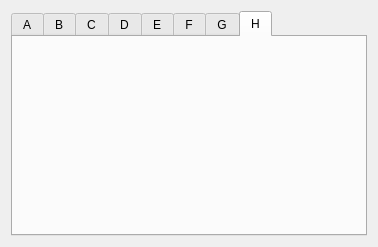
<?xml version="1.0" encoding="UTF-8"?>
<ui version="4.0">
 <class>EFrame</class>
 <widget class="QEFrame" name="EFrame">
  <property name="geometry">
   <rect>
    <x>0</x>
    <y>0</y>
    <width>378</width>
    <height>247</height>
   </rect>
  </property>
  <property name="windowTitle">
   <string>SSI Encoder</string>
  </property>
  <layout class="QVBoxLayout" name="verticalLayout">
   <item>
    <widget class="QTabWidget" name="tabWidget">
     <property name="currentIndex">
      <number>7</number>
     </property>
     <widget class="QWidget" name="tab">
      <attribute name="title">
       <string>A</string>
      </attribute>
      <layout class="QVBoxLayout" name="verticalLayout_2">
       <item>
        <widget class="QEForm" name="qeform">
         <property name="uiFile" stdset="0">
          <string>galil_motor_ssi.ui</string>
         </property>
         <property name="variableSubstitutions" stdset="0">
          <string>M=$(M1)</string>
         </property>
        </widget>
       </item>
      </layout>
     </widget>
     <widget class="QWidget" name="tab_2">
      <attribute name="title">
       <string>B</string>
      </attribute>
      <layout class="QVBoxLayout" name="verticalLayout_3">
       <item>
        <widget class="QEForm" name="qeform_2">
         <property name="uiFile" stdset="0">
          <string>galil_motor_ssi.ui</string>
         </property>
         <property name="variableSubstitutions" stdset="0">
          <string>M=$(M2)</string>
         </property>
        </widget>
       </item>
      </layout>
     </widget>
     <widget class="QWidget" name="tab_3">
      <attribute name="title">
       <string>C</string>
      </attribute>
      <layout class="QVBoxLayout" name="verticalLayout_4">
       <item>
        <widget class="QEForm" name="qeform_3">
         <property name="uiFile" stdset="0">
          <string>galil_motor_ssi.ui</string>
         </property>
         <property name="variableSubstitutions" stdset="0">
          <string>M=$(M3)</string>
         </property>
        </widget>
       </item>
      </layout>
     </widget>
     <widget class="QWidget" name="tab_4">
      <attribute name="title">
       <string>D</string>
      </attribute>
      <layout class="QVBoxLayout" name="verticalLayout_5">
       <item>
        <widget class="QEForm" name="qeform_4">
         <property name="uiFile" stdset="0">
          <string>galil_motor_ssi.ui</string>
         </property>
         <property name="variableSubstitutions" stdset="0">
          <string>M=$(M4)</string>
         </property>
        </widget>
       </item>
      </layout>
     </widget>
     <widget class="QWidget" name="tab_5">
      <attribute name="title">
       <string>E</string>
      </attribute>
      <layout class="QVBoxLayout" name="verticalLayout_6">
       <item>
        <widget class="QEForm" name="qeform_5">
         <property name="uiFile" stdset="0">
          <string>galil_motor_ssi.ui</string>
         </property>
         <property name="variableSubstitutions" stdset="0">
          <string>M=$(M5)</string>
         </property>
        </widget>
       </item>
      </layout>
     </widget>
     <widget class="QWidget" name="tab_6">
      <attribute name="title">
       <string>F</string>
      </attribute>
      <layout class="QVBoxLayout" name="verticalLayout_7">
       <item>
        <widget class="QEForm" name="qeform_6">
         <property name="uiFile" stdset="0">
          <string>galil_motor_ssi.ui</string>
         </property>
         <property name="variableSubstitutions" stdset="0">
          <string>M=$(M6)</string>
         </property>
        </widget>
       </item>
      </layout>
     </widget>
     <widget class="QWidget" name="tab_7">
      <attribute name="title">
       <string>G</string>
      </attribute>
      <layout class="QVBoxLayout" name="verticalLayout_8">
       <item>
        <widget class="QEForm" name="qeform_7">
         <property name="uiFile" stdset="0">
          <string>galil_motor_ssi.ui</string>
         </property>
         <property name="variableSubstitutions" stdset="0">
          <string>M=$(M7)</string>
         </property>
        </widget>
       </item>
      </layout>
     </widget>
     <widget class="QWidget" name="tab_8">
      <attribute name="title">
       <string>H</string>
      </attribute>
      <layout class="QVBoxLayout" name="verticalLayout_9">
       <item>
        <widget class="QEForm" name="qeform_8">
         <property name="uiFile" stdset="0">
          <string>galil_motor_ssi.ui</string>
         </property>
         <property name="variableSubstitutions" stdset="0">
          <string>M=$(M8)</string>
         </property>
        </widget>
       </item>
      </layout>
     </widget>
    </widget>
   </item>
  </layout>
 </widget>
 <customwidgets>
  <customwidget>
   <class>QEForm</class>
   <extends>QWidget</extends>
   <header>QEForm.h</header>
  </customwidget>
  <customwidget>
   <class>QEFrame</class>
   <extends>QFrame</extends>
   <header>QEFrame.h</header>
   <container>1</container>
  </customwidget>
 </customwidgets>
 <resources/>
 <connections/>
</ui>
